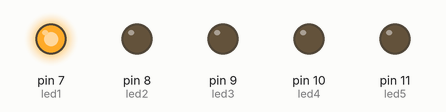
The sketch below on a simulated Arduino Uno, built with avr-gcc and run on an emulated ATmega328P. Parts: output pins drawn as LEDs (lit = HIGH).

Above: at 0.05 s.
At 0.45 s:
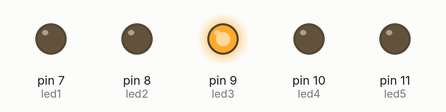
At 0.85 s:
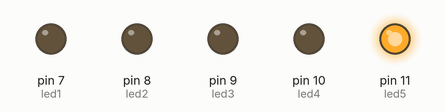
At 1.85 s:
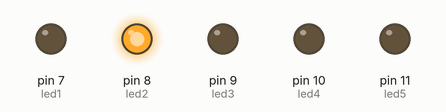
At 2.65 s:
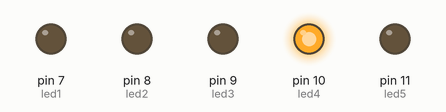
At 3.55 s:
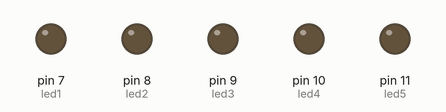
Timing chart, 0 to 3.9 s (numbered marks = the images above):
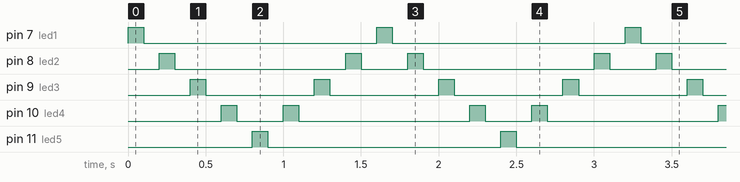

Measured:
- by itself, pin 7 (led1), pin 11 (led5): alternates HIGH for 0.10 s and LOW for 1.5 s
- by itself, pin 8 (led2): repeats every 1.6 s: LOW 1.1 s, HIGH 0.10 s, LOW 0.30 s, HIGH 0.10 s
- by itself, pin 9 (led3): alternates HIGH for 0.10 s and LOW for 0.70 s
- by itself, pin 10 (led4): repeats every 1.6 s: LOW 0.30 s, HIGH 0.10 s, LOW 1.1 s, HIGH 0.10 s

The sketch:

led5.ino
```cpp
#define led1 7
#define led2 8
#define led3 9
#define led4 10
#define led5 11

void setup() {
  // put your setup code here, to run once:
  Serial.begin(9600);
  pinMode(led1, OUTPUT);
  pinMode(led2, OUTPUT);
  pinMode(led3, OUTPUT);
  pinMode(led4, OUTPUT);
  pinMode(led5, OUTPUT);

}

void loop() {
  // put your main code here, to run repeatedly:
  digitalWrite(led1, HIGH);
  delay(100);
  digitalWrite(led1, LOW);
  delay(100);
  digitalWrite(led2, HIGH);
  delay(100);
  digitalWrite(led2, LOW);
  delay(100);
  digitalWrite(led3, HIGH);
  delay(100);
  digitalWrite(led3, LOW);
  delay(100);
  digitalWrite(led4, HIGH);
  delay(100);
  digitalWrite(led4, LOW);
  delay(100);
  digitalWrite(led5, HIGH);
  delay(100);
  digitalWrite(led5, LOW);

  delay(100);
  digitalWrite(led4, HIGH);
  delay(100);
  digitalWrite(led4, LOW);
  delay(100);
  digitalWrite(led3, HIGH);
  delay(100);
  digitalWrite(led3, LOW);
  delay(100);
  digitalWrite(led2, HIGH);
  delay(100);
  digitalWrite(led2, LOW);
  delay(100);


}
```
